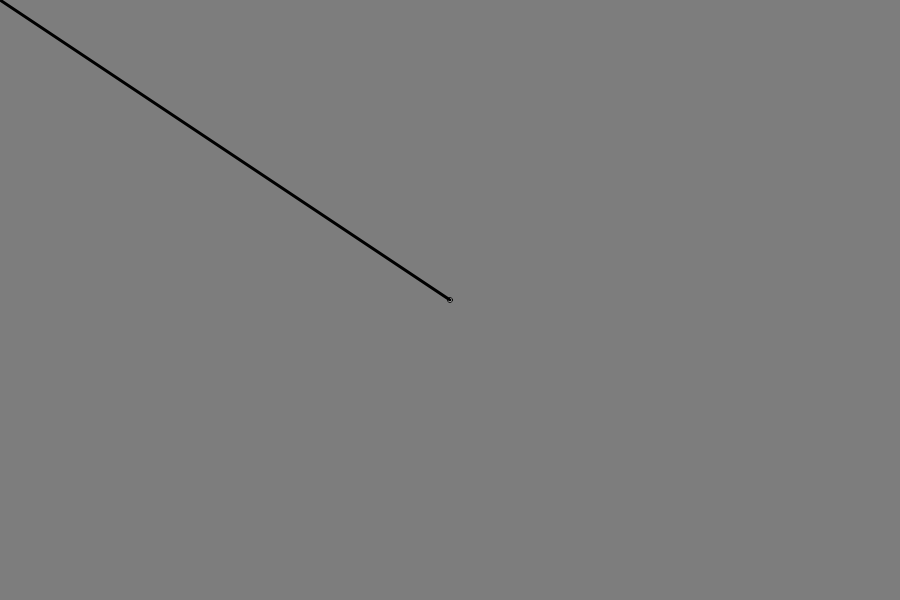
Frame 1 (no input)
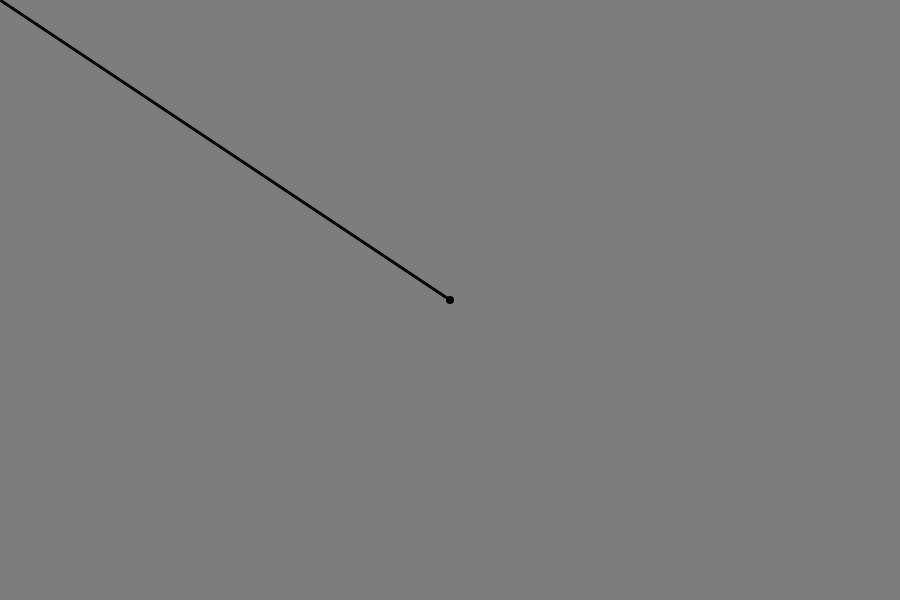
Frame 60 (no input)
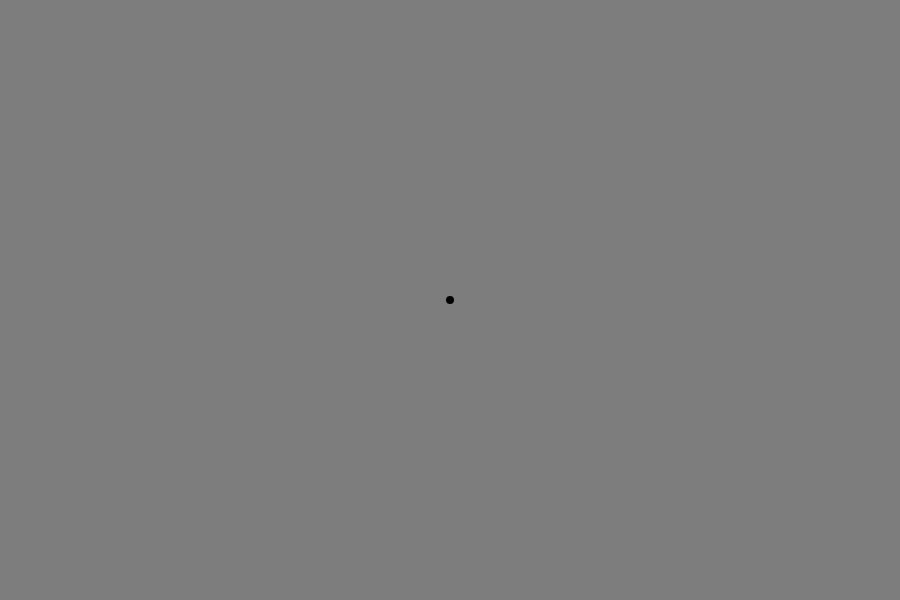
Frame 120 (the mouse pressed at the canvas centre since frame 60)

The p5.js sketch that drew these frames (run headless with seeded random() and noise() and a simulated clock; from frame 60 on, the mouse is pressed at the canvas centre):

// p5.js sketch
// ── sketch.js
function setup() {
    createCanvas(900, 600);
    background(0);
}

function draw() {
    background(125);
    var myMouse = createVector(mouseX, mouseY);
    var center = createVector(width/2,height/2);
    myMouse.sub(center);
    translate(width/2, height/2);
    ellipse(0,0,5,5);
    strokeWeight(3);
    fill(255);
    console.log(myMouse);
    line(0,0,myMouse.x, myMouse.y);
}
